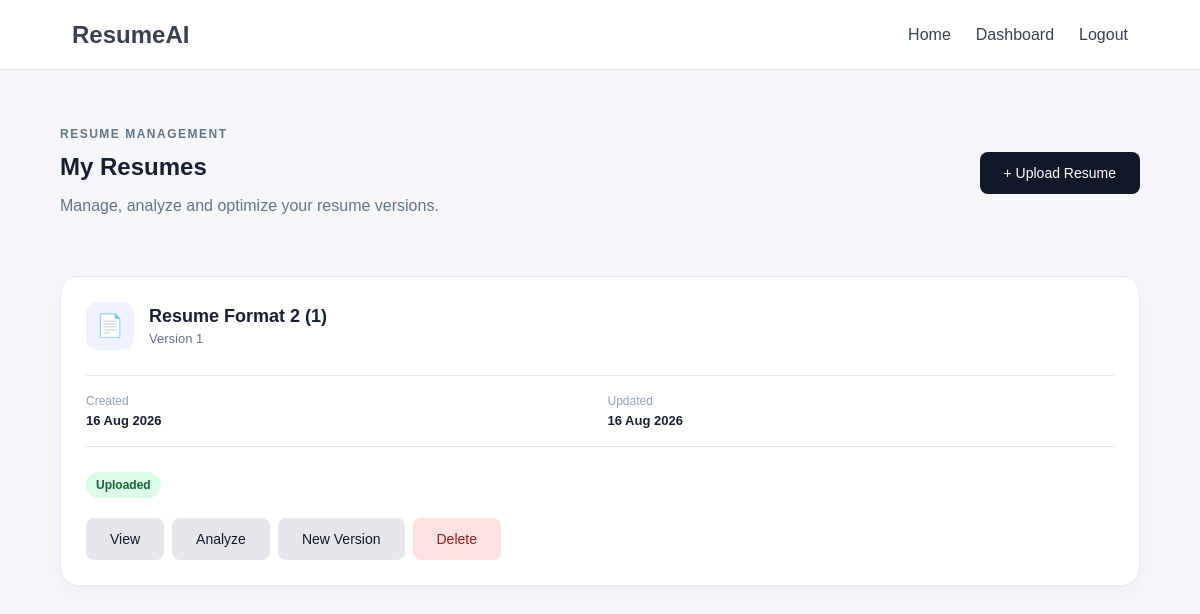
/resume/ (signed in), run on the app's committed database.
### models.py (models this page shows)
class Resume(db.Model):
    __tablename__ = "resumes"
    id = db.Column(
        db.Integer,
        primary_key=True
    )
    user_id = db.Column(
        db.Integer,
        db.ForeignKey("users.id"),
        nullable=False
    )
    title = db.Column(
        db.String(255),
        nullable=False
    )
    file_path = db.Column(
        db.String(500),
        nullable=True
    )
    resume_text = db.Column(
        db.Text,
        nullable=True
    )
    resume_profile = db.Column(
        db.JSON,
        nullable=True
    )
    version = db.Column(
        db.Integer,
        default=1
    )
    created_at = db.Column(
        db.DateTime,
        default=datetime.utcnow
    )
    updated_at = db.Column(
        db.DateTime,
        default=datetime.utcnow,
        onupdate=datetime.utcnow
    )
    analyses = db.relationship(
        "ResumeAnalysis",
        back_populates="resume",
        lazy=True,
        cascade="all, delete-orphan"
    )

### routes/resume.py (the view)
@resume_bp.route(
    "/"
)
@login_required
def index():
    resumes = db.session.scalars(
        select(Resume)
        .where(
            Resume.user_id == current_user.id
        )
        .order_by(
            Resume.updated_at.desc()
        )
    ).all()
    return render_template(
        "resume/index.html",
        resumes=resumes
    )

### templates/resume/index.html (shortened to what this page needs)
{% extends "base.html" %}
{% block content %}
<section class="page-header">
    <div>
        <p class="eyebrow">
            RESUME MANAGEMENT
        </p>
        <h1>
            My Resumes
        </h1>
        <p>
            Manage, analyze and optimize your resume versions.
        </p>
    </div>
    <a
        href="{{ url_for('resume.upload') }}"
        class="btn"
    >
        + Upload Resume
    </a>
</section>
{% if resumes %}
<div class="resume-grid">
    {% for resume in resumes %}
    <article class="resume-card">
        <div class="resume-card-header">
            <div class="resume-icon">
                📄
            </div>
            <div>
                <h2>
                    {{ resume.title }}
                </h2>
                <p>
                    Version {{ resume.version }}
                </p>
            </div>
        </div>
        <div class="resume-meta">
            <div>
                <span>
                    Created
                </span>
                <strong>
                    {{ resume.created_at.strftime('%d %b %Y') }}
                </strong>
            </div>
            <div>
                <span>
                    Updated
                </span>
                <strong>
                    {{ resume.updated_at.strftime('%d %b %Y') }}
                </strong>
            </div>
        </div>
        <div class="resume-status">
            <span class="status-badge">
                Uploaded
            </span>
        </div>
        <div class="resume-actions">
            <a
                href="{{ url_for(
                    'resume.view',
                    resume_id=resume.id
                ) }}"
                class="btn secondary"
            >
                View
            </a>
            <a
                href="#"
                class="btn secondary"
            >
                Analyze
            </a>
            <form
                method="POST"
                action="{{ url_for(
                    'resume.create_version',
                    resume_id=resume.id
                ) }}"
            >
                <button
                    type="submit"
                    class="btn secondary"
                >
                    New Version
                </button>
            </form>
            <form
                method="POST"
                action="{{ url_for(
                    'resume.delete',
                    resume_id=resume.id
                ) }}"
                onsubmit="return confirm(
                    'Delete this resume permanently?'
                );"
            >
                <button
                    type="submit"
                    class="btn danger"
                >
                    Delete
                </button>
            </form>
        </div>
    </article>
    {% endfor %}
</div>
{% endif %}
{% endblock %}

### static/css/style.css (style rules this page uses)
* { box-sizing: border-box; }
body { margin: 0; font-family: Arial, sans-serif; background: #f5f7fb; color: #172033; }
.btn { border: none; padding: 13px 24px; border-radius: 8px; background: #111827; color: #ffffff; cursor: pointer; text-decoration: none; display: inline-block; font-size: 14px; }
.btn.secondary { background: #e5e7eb; color: #111827; }
.btn.danger { background: #fee2e2; color: #991b1b; }
.eyebrow { font-size: 12px; font-weight: 800; letter-spacing: 1.5px; color: #6366f1; }
.page-header { display: flex; align-items: center; justify-content: space-between; gap: 30px; margin: 45px 0; }
.page-header h1 { margin: 5px 0; }
.page-header p { color: #64748b; }
.resume-grid { display: grid; grid-template-columns: repeat( auto-fit, minmax(320px, 1fr) ); gap: 25px; }
.resume-card { background: #ffffff; border: 1px solid #e5e7eb; border-radius: 18px; padding: 25px; box-shadow: 0 8px 25px rgba(0, 0, 0, 0.04); transition: transform 0.2s ease, box-shadow 0.2s ease; }
.resume-card-header { display: flex; align-items: center; gap: 15px; }
.resume-icon { width: 48px; height: 48px; display: flex; align-items: center; justify-content: center; border-radius: 12px; background: #eef2ff; font-size: 22px; flex-shrink: 0; }
.resume-card h2 { margin: 0; font-size: 18px; }
.resume-card-header p { margin: 4px 0 0; color: #64748b; font-size: 13px; }
.resume-meta { display: grid; grid-template-columns: 1fr 1fr; gap: 15px; margin: 25px 0; padding: 18px 0; border-top: 1px solid #e5e7eb; border-bottom: 1px solid #e5e7eb; }
.resume-meta div { display: flex; flex-direction: column; gap: 5px; }
.resume-meta span { color: #94a3b8; font-size: 12px; }
.resume-meta strong { font-size: 13px; }
.status-badge { display: inline-block; padding: 6px 10px; border-radius: 20px; background: #dcfce7; color: #166534; font-size: 12px; font-weight: 700; }
.resume-actions { display: flex; gap: 8px; flex-wrap: wrap; margin-top: 20px; }
.resume-actions form { margin: 0; }

### data on the page
Resume: title "Resume Format 2 (1)", version "1", created_at "16 Aug 2026", updated_at "16 Aug 2026"
